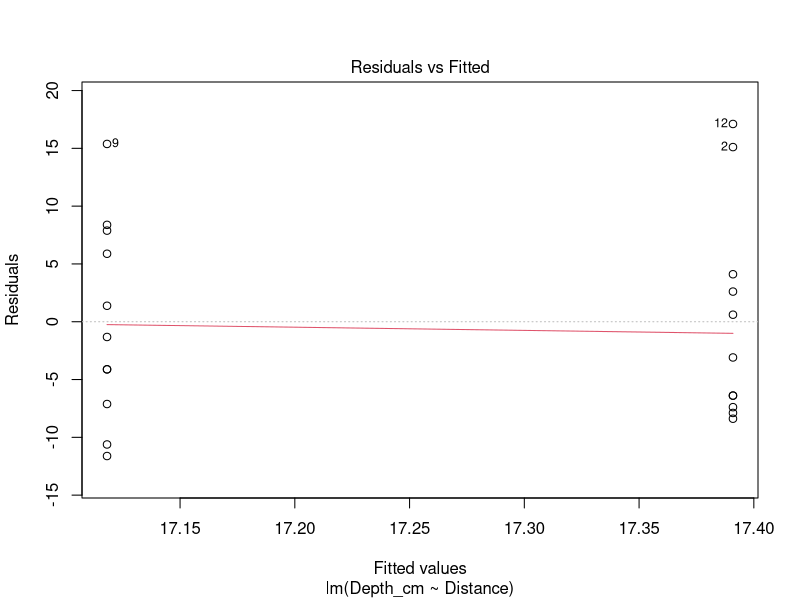
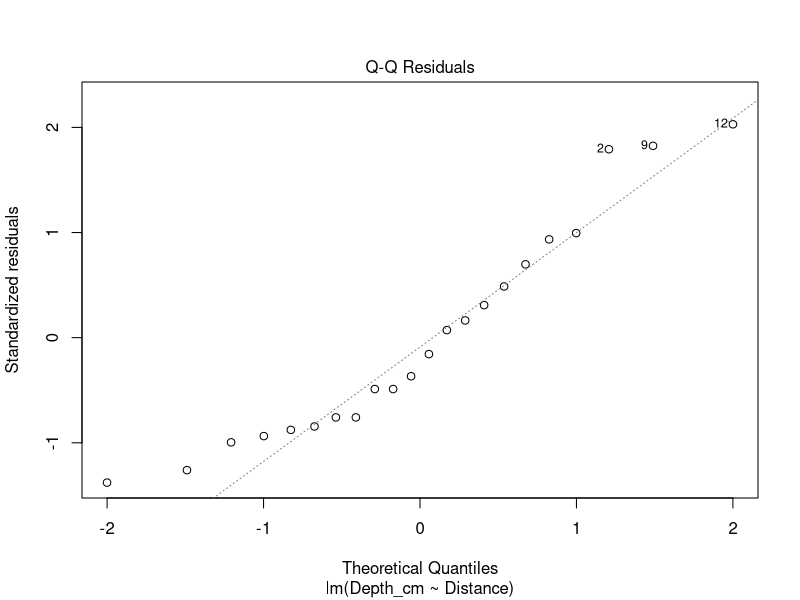
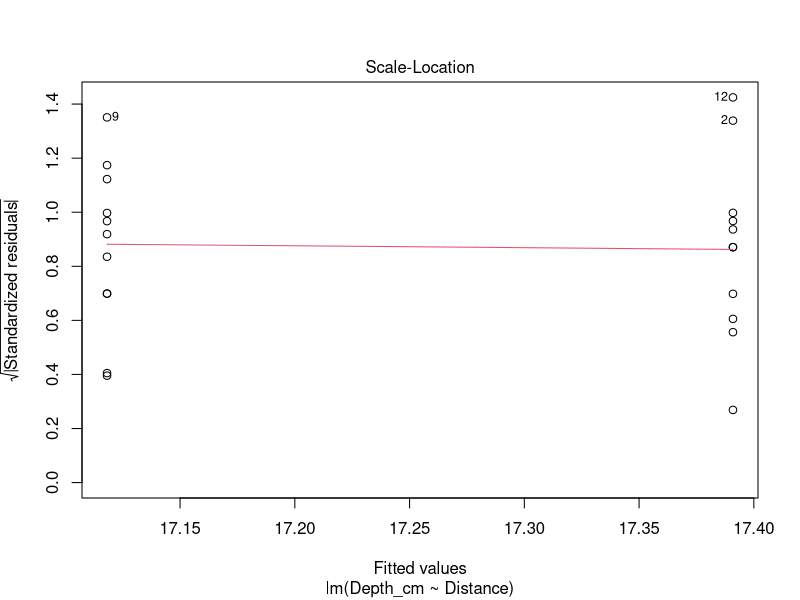
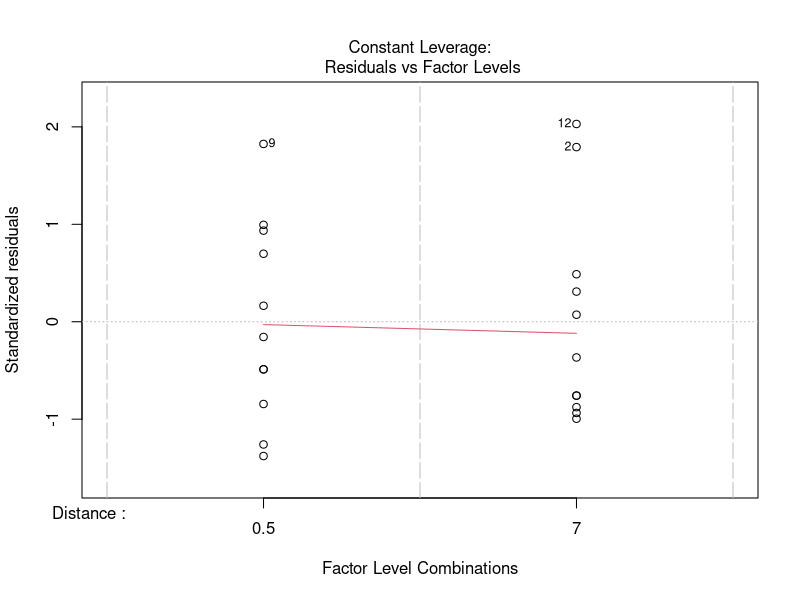
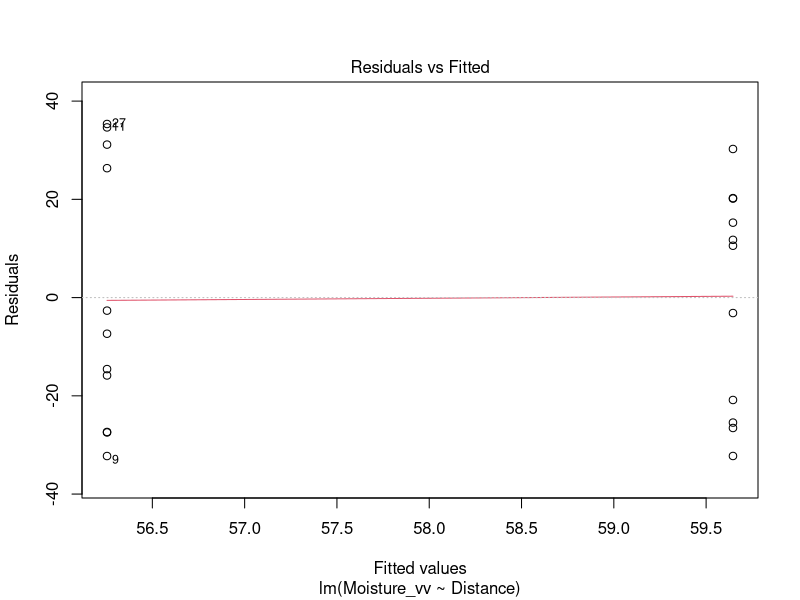
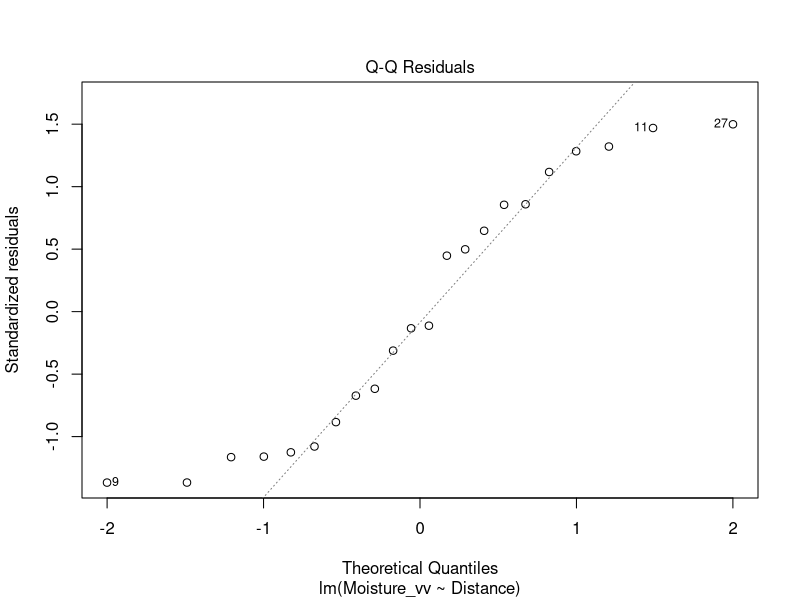
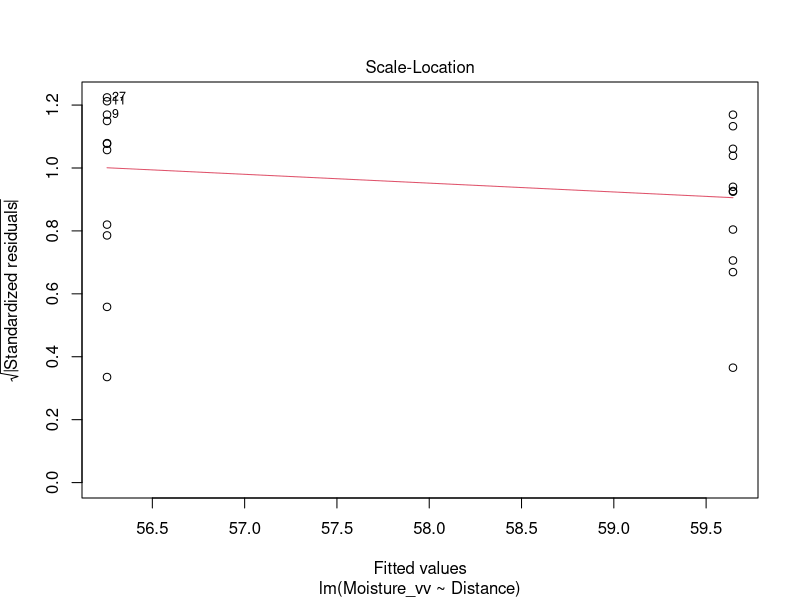
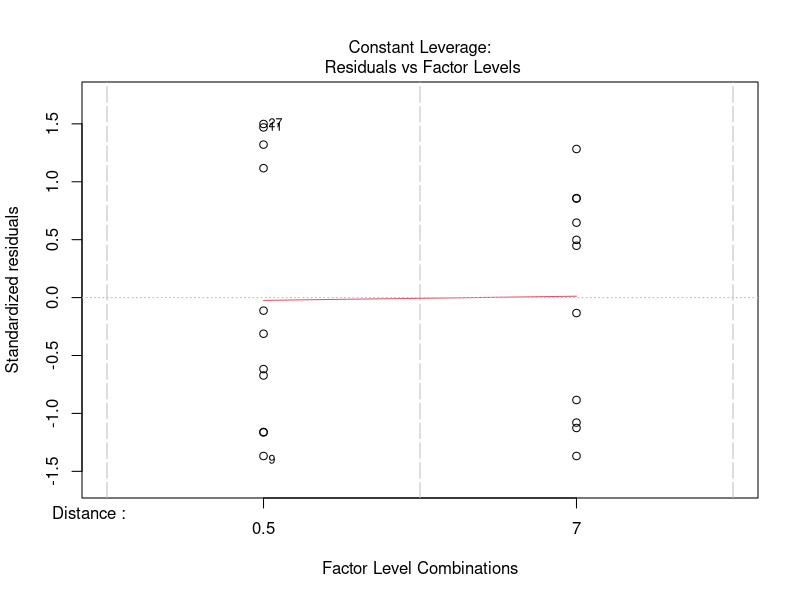

Generate these figures, in order, with R:
# Date: 09/09/2025 (created, latest update 14/09/2025)
# Author: Mako Shibata (s2471259@ed.ac.uk)
# Objective: Data cleaning, ANOVA analysis, Visualisation of 1. Soil O horizon depth 2. Soil moisture (% v/v)
# across different distance from tree trunk. **BETULA PENDULA**

# Libraries ----
library(tidyr) #formatting
library(dplyr) #manipulation 
library(ggplot2) #visualisation
library(readr) #manipulation
library(ggpubr)

# Defining functions ----
theme.LPI <- function(){
  theme_bw()+
    theme(axis.text.x=element_text(size=12, angle=0, vjust=1, hjust=1), 
          axis.text.y=element_text(size=12), 
          axis.title.x=element_text(size=14, face="plain"), 
          axis.title.y=element_text(size=14, face="plain"), 
          panel.grid.major.x=element_blank(), 
          panel.grid.minor.x=element_blank(), 
          panel.grid.minor.y=element_blank(), 
          panel.grid.major.y=element_blank(), 
          plot.margin=unit(c(0.5, 0.5, 0.5, 0.5), units= , "cm"), 
          plot.title = element_text(size=20, vjust=1, hjust=0.5), 
          legend.text = element_text(size=12, face="italic"), 
          legend.title = element_blank(), 
          legend.position=c(0.9,0.9))
}


# Set the WD ----
setwd("/Users/Owner/Library/CloudStorage/OneDrive-UniversityofEdinburgh/#00_EM/Project_Soil Microclimate")

# Import data ----
soil_birch <- read.csv("soil_birch.csv")
str(soil_birch)
soil_birch$Distance <- as.factor(soil_birch$Distance)
str(soil_birch)
View(soil_birch)

soil_pendula <- soil_birch[soil_birch$Species == "Silver Birch (Betula pendula)", ]
View(soil_pendula)

# Linear model and ANOVA Depth vs. Distance----
depth_lm = lm(Depth_cm ~ Distance, data = soil_pendula)
depth_anov = aov(depth_lm, data = soil_pendula)
summary(depth_anov)

tapply(soil_pendula$Depth_cm, soil_pendula$Distance, mean, na.rm=TRUE)
# No significant relation, p = 0.943. 
# Mean 0.5 m: 17.1818 cm, 0.7 m: 17.39091

plot(depth_lm) 
# Residuals vs. fitted: linearity met. 
# Q-Q plot generally follows the same line, residuals normally distributed. 
# Residuals variances are equal. 
# No significant outliers outside the Cook's distance. 

moisture_lm <- lm(Moisture_vv ~ Distance, data = soil_pendula)
moisture_anov <- aov(moisture_lm)
summary(moisture_anov)

tapply(soil_pendula$Moisture_vv, soil_pendula$Distance, mean, na.rm=TRUE)
# No significant relation, p = 0.751. 
# Mean 0.5 m: 56.25455, 0.7 m: 59.64545

plot(moisture_lm)
# Linearity met.
# Q-Q plot generally follows the same line. 
# Residual variances are generally equal.
# No significant outliers outside the Cook's distance. 


# Barplot visualisation ----
#### Depth 
p1 <- ggbarplot(
  soil_pendula, x = "Distance", y = "Depth_cm", 
  add = c("mean_se", "jitter"),
  fill = "#BF504D", 
  xlab = "Distance from tree trunk (m)",
  ylab = "O layer depth (cm) "
  
) + geom_text(
  aes(x = Distance, y = max(soil_pendula$Depth_cm) + 1, label = "n = 11"),
  position = position_nudge(x = -0.1, y = -5),
  inherit.aes = FALSE,
  size = 4
)


print(p1)

#### calculating the standard error of depth. 
sd_depth_pendula_0.5 = sd(soil_pendula$Depth_cm[soil_pendula$Distance == 0.5])
se_depth_pendula_0.5 <- sd_depth_pendula_0.5/sqrt(25)
print(se_depth_pendula_0.5)
# 1.719926 cm for 0.5 m 

sd_depth_pendula_7.0 = sd(soil_pendula$Depth_cm[soil_pendula$Distance == 7.0])
se_depth_pendula_7.0 <- sd_depth_pendula_7.0/sqrt(25)
print(se_depth_pendula_7.0)
# 1.815058 cm for 7.0 m

# Soil moisture
p2 <- ggbarplot(
  soil_pendula, x = "Distance", y = "Moisture_vv", 
  add = c("mean_se", "jitter"),
  fill = "skyblue", 
  xlab = "Distance from tree trunk (m)",
  ylab = "Soil moisture (% v/v) "
  
) + geom_text(
  aes(x = Distance, y = max(soil_birch$Depth_cm) + 1, label = "n = 11"),
  position = position_nudge(x = -0.25, y = 45),
  inherit.aes = FALSE,
  size = 4
)

print(p2)

# calculating standard errors for soil moisture.
sd_moisture_pendula_0.5 = sd(soil_pendula$Moisture_vv[soil_pendula$Distance == 0.5])
se_moisture_pendula_0.5 <- sd_moisture_pendula_0.5/sqrt(25)
print(se_moisture_pendula_0.5)
# 5.359271 %  for 0.5 m 

sd_moisture_pendula_7.0 = sd(soil_pendula$Moisture_vv[soil_pendula$Distance == 7.0])
se_moisture_pendula_7.0 <- sd_moisture_pendula_7.0/sqrt(25)
print(se_moisture_pendula_7.0)
#  4.494613 % for 7.0 m

combined_plot <- ggarrange(
  p1, p2,
  labels = c("a)", "b)"),
  ncol = 2, nrow = 1,
  common.legend = FALSE
)
print(combined_plot)


# Linearity between O layer depth and Soil moisture
cor.test(soil_pendula$Depth_cm, soil_pendula$Moisture_vv, method = "spearman")

# Spearman correlation test: 
# p-value = 0.6289, rho = 0.1091013
# Not linearity between soil moisture and depth. 

# Visualisation
p3 <- ggscatter(soil_pendula, 
                x = "Moisture_vv", 
                y = "Depth_cm", 
                combine=FALSE)

print(p3)

# No pattern, if anything, 2nd degree polynomial but that is not scientifically supported. 
# No significant difference by tree distance if we only look at Betula. 
# Why? Age group difference? Silver birch are all quite young opposed to other tree species? 
# Rooting depth? 
# Soil microclimate community? 
# Soil moisture, they like moist soil? 
# Particular planting methodology used for betula pendula? 
# I would like to know more about this. 
# This could be more on the future discussion. 
# Email Nature Scot. 
# Perhaps I plot DBH (cm) as X variable and Y variable as a difference between 0.5 and 7.0., how would that look like? 

mean_DBH = mean(soil_pendula$DBH_cm)
hist(soil_pendula$DBH_cm, 
     breaks = 10)
# Predominantly around 5-10 cm. ~15 years. 